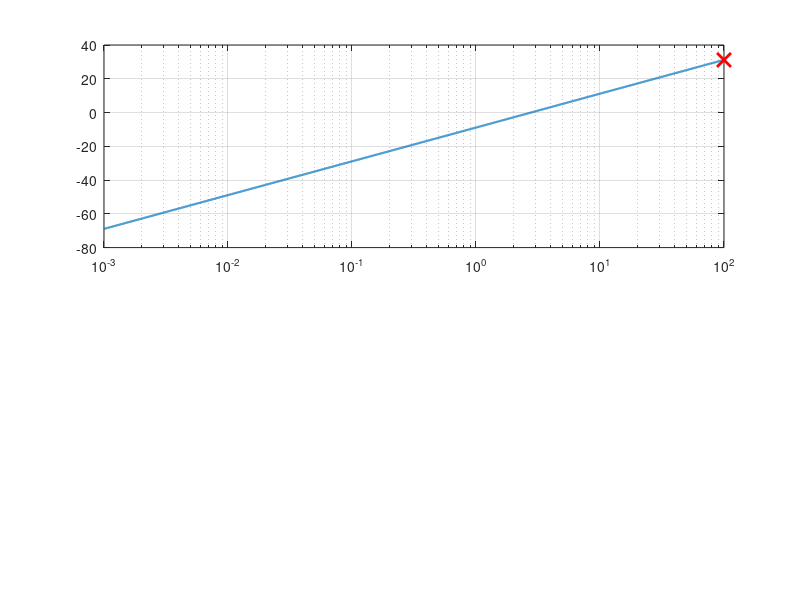

This figure's MATLAB source: (Note: this script raises an error after producing the figure.)
clear; clc; close all;

%% Planta
K = 1.3247;
T = 0.2963;
s = tf('s');
G = K / (T*s + 1);

%% Controladores PI
% 1) Analítico
Kp_ana = 0.6176;
Ti_ana = 0.2933;
C_ana  = Kp_ana * (Ti_ana*s + 1)/(Ti_ana*s);

% 2) Chien
Kp_ch  = 0.7549;
Ti_ch  = 0.2963;
C_ch   = Kp_ch * (Ti_ch*s + 1)/(Ti_ch*s);

% 3) Fertik–Sharpe
Kp_fe  = 0.4227;
Ti_fe  = 0.1926;
C_fe   = Kp_fe * (Ti_fe*s + 1)/(Ti_fe*s);

controllers = {C_ana, C_ch, C_fe};
names = {'PI Analítico', 'PI Chien', 'PI Fertik–Sharpe'};

%% Rango de frecuencias
w = logspace(-3, 2, 2000);  % 0.001 a 100 rad/s

%% ===== RECORRER LOS 3 CONTROLADORES =====
for k = 1:3
    
    Ck = controllers{k};
    namek = names{k};

    % 1/L(s)
    Lk = Ck * G;
    invL = 1 / Lk;

    % Calcular magnitud, fase y frecuencia
    [mag, phase, wout] = bode(invL, w);
    mag   = squeeze(mag);      % valor absoluto
    phase = squeeze(phase);    % deg
    mag_dB = 20*log10(mag);    % dB

    % Encontrar el punto importante: el máximo de |1/L|
    [peak, idx] = max(mag);
    peak_dB = 20*log10(peak);
    w_peak = wout(idx);

    % ================= FIGURA =================
    figure;

    %% --- MAGNITUD ---
    subplot(2,1,1);
    semilogx(wout, mag_dB, 'LineWidth', 1.5); hold on; grid on;

    % marcar el pico
    plot(w_peak, peak_dB, 'rx', 'MarkerSize', 10, 'LineWidth', 2);
    xline(w_peak, ':', 'LineWidth', 1.2);

    text(w_peak, peak_dB, ...
        sprintf('\\omega = %.4f rad/s\n|1/L| = %.4f (%.2f dB)', ...
        w_peak, peak, peak_dB), ...
        'VerticalAlignment','bottom','HorizontalAlignment','left');

    ylabel('Magnitud |1/L(j\\omega)| [dB]');
    title(['Bode de 1/L(s) - ', namek]);

    %% --- FASE ---
    subplot(2,1,2);
    semilogx(wout, phase, 'LineWidth', 1.5); hold on; grid on;
    xline(w_peak, ':', 'LineWidth', 1.2);

    xlabel('Frecuencia (rad/s)');
    ylabel('Fase [^\circ]');
    title('Fase de 1/L(s)');
end
